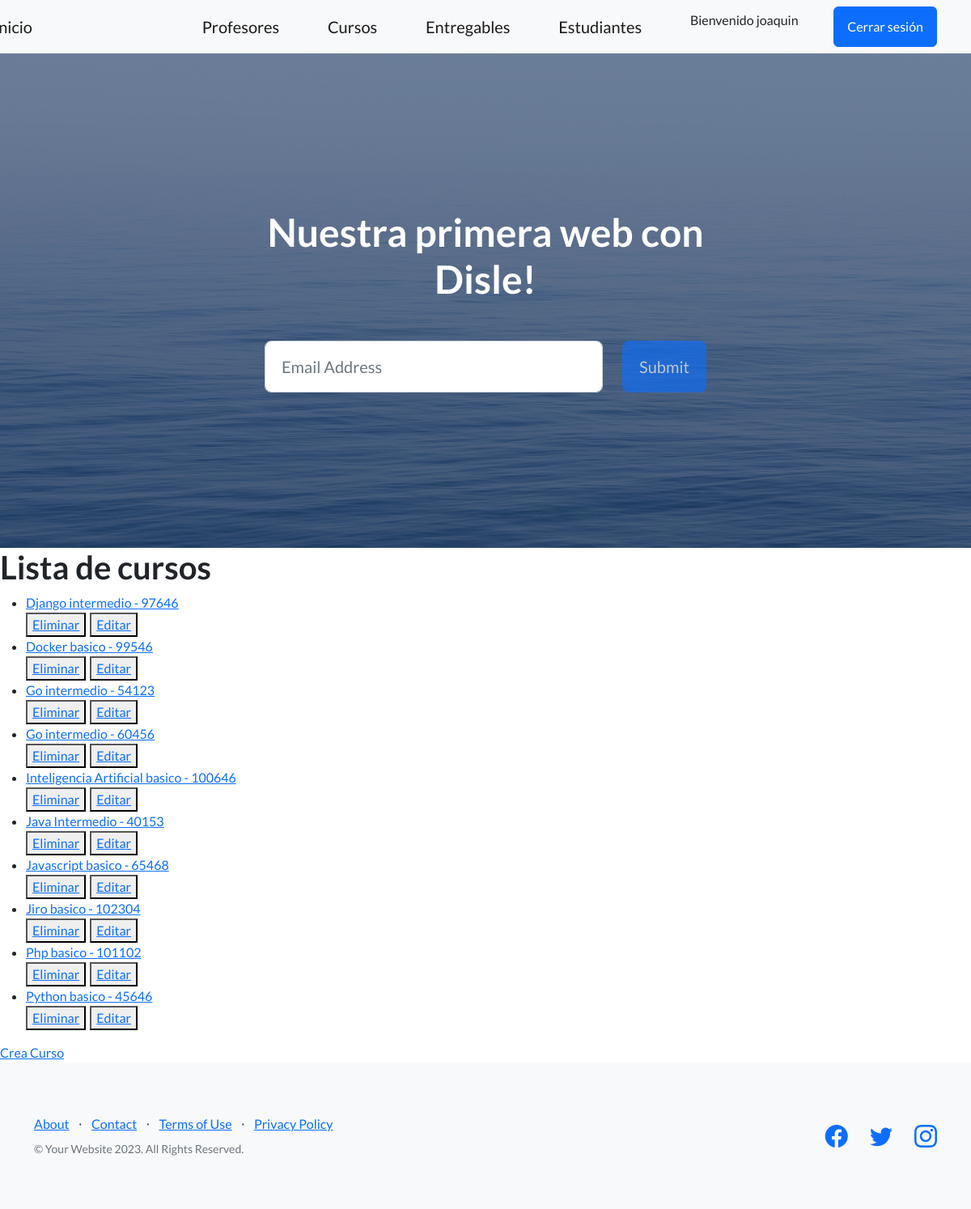
/app-coder/lista-cursos/ (signed in), run on an earlier commit of the app's database.
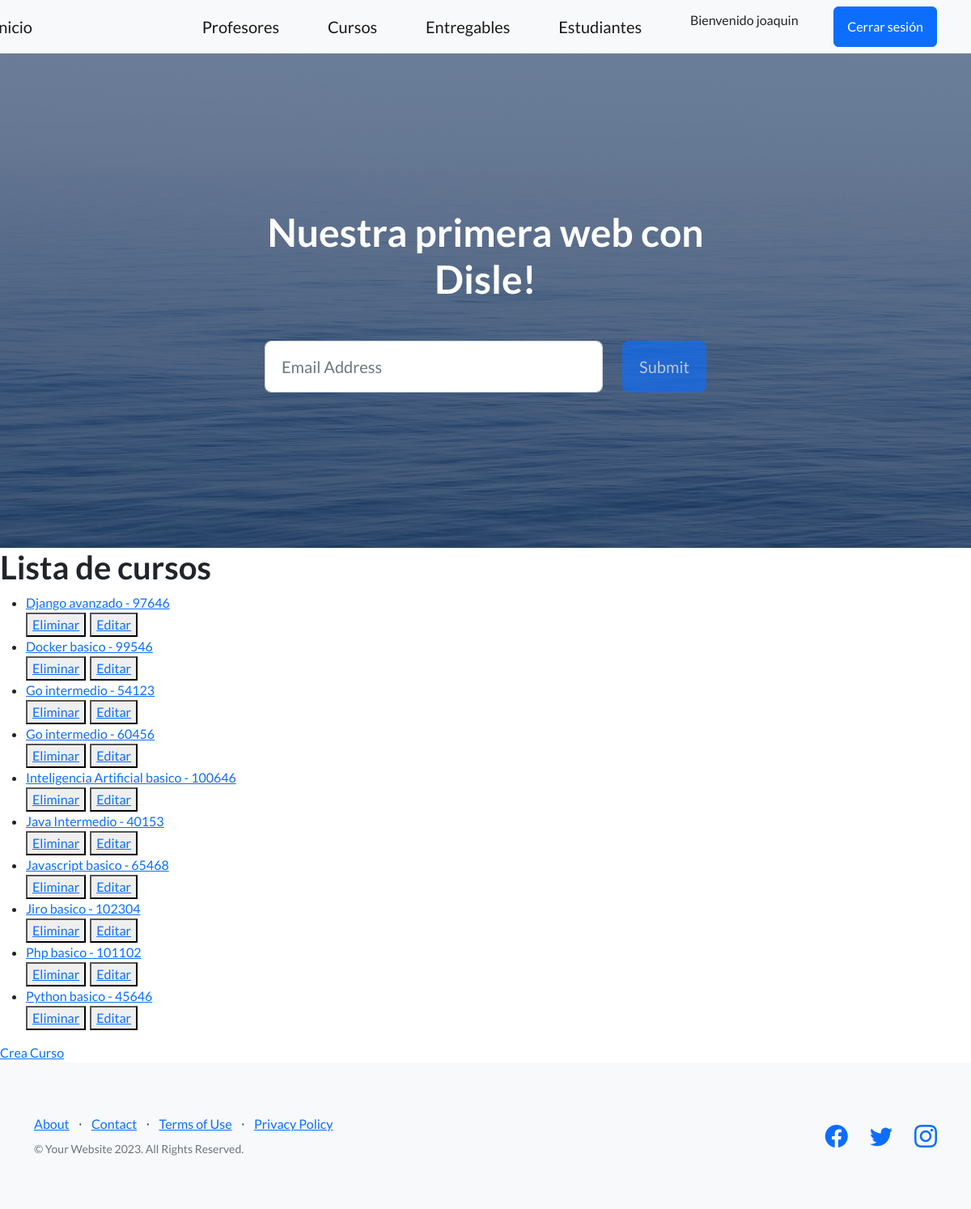
And on a later commit of the database.
### app_coder/models.py (models this page shows)
class Curso(models.Model):
    nombre = models.CharField(max_length=50)
    camada = models.IntegerField()
    def __str__(self):
        return f'{self.nombre} - {self.camada}'
    class Meta():
        verbose_name = 'Course'
        verbose_name_plural = 'My Courses...'
        ordering = ('nombre', 'camada')

### app_coder/views.py (the view)
# urls.py: path('lista-cursos/', CursoList.as_view(), name = "ListaCursos"),
class CursoList(LoginRequiredMixin, ListView):
    model = Curso
    template_name = 'curso_list.html'
    context_object_name = 'cursos'

### app_coder/templates/curso_list.html
{% extends 'padre.html' %}
{% block contenidoquecambia %}
    <h1>Lista de cursos</h1>
    <ul>
        {% for curso in cursos %}
            <li>
                <a href="{% url 'DetalleCurso' curso.id %}">
                {{curso}}
                </a>
            </li>
            <div style="display: flex; column-gap: 5px;">
                <button>
                    <a href="{% url 'EliminaCurso' curso.id %}">Eliminar</a>
                </button>
                <button>
                    <a href="{% url 'ActualizaCurso' curso.id %}">Editar</a>
                </button>
            </div>
        {% endfor %}
    </ul>
    <a href="{% url 'CreaCurso' %}">Crea Curso</a>
{% endblock contenidoquecambia %}

What changed in the data, as far as the page shows it:
changed Curso: nombre+camada "Django intermedio - 97646" → "Django avanzado - 97646"
